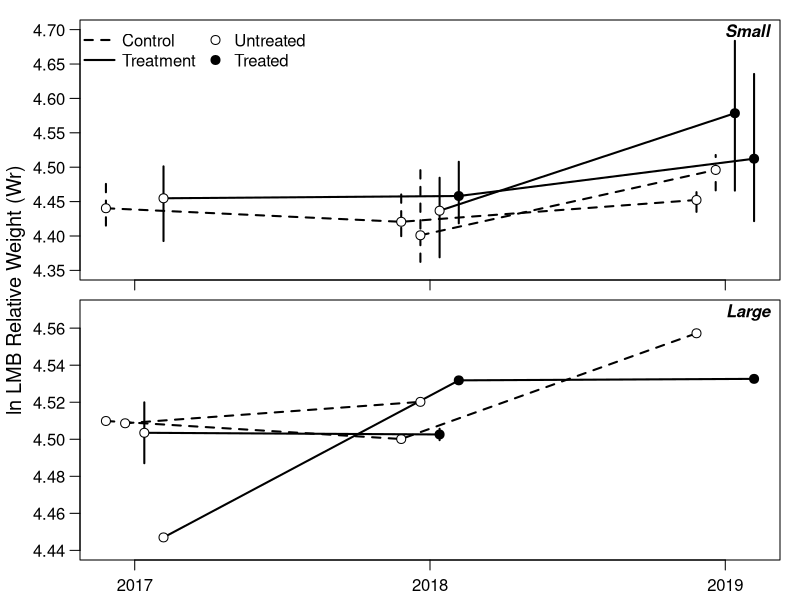

The R source for this figure:

dat = read.csv("lmb_output.csv")
dat$new = ifelse(dat$lake %in% c("drummond3", "lm", "promise", "mark"), 1, 0)
dat$drop = ifelse(dat$lake %in% c("lee county lake", "barbour county lake", "washington county lake"), 1, 0)
dat$wr = log(dat$wr)

yvar = "wr"

datsub = dat[,c("year", "type", "times_treat", "size_class", "new", "drop", yvar)]

library(dplyr)

plot_dat_sml = datsub %>% filter(size_class == "small") %>%
  group_by(year, type, new, times_treat) %>%
  summarize(
    mn = mean(wr, na.rm = T),
    lwr = quantile(wr, 0.025, na.rm = T),
    upr = quantile(wr, 0.975, na.rm = T)
    ) %>% ungroup
plot_dat_big = datsub %>% filter(size_class == "big") %>%
  group_by(year, type, drop, times_treat) %>%
  summarize(
    mn = mean(wr, na.rm = T),
    lwr = quantile(wr, 0.025, na.rm = T),
    upr = quantile(wr, 0.975, na.rm = T)
    ) %>% ungroup

plot_dat_sml$year = as.numeric(plot_dat_sml$year)
plot_dat_big$year = as.numeric(plot_dat_big$year)

off_c1 = -0.0975
off_c2 = -0.0325
off_t2 = 0.0325
off_t1 = 0.0975
ppi = 600
png("lmb_wr_log.png", h = 7 * ppi, w = 4 * ppi, res = ppi)

# small lakes
par(mfrow = c(2,1), mar = c(0.5,1,0.5,1), oma = c(1.5,3,0.5,0), cex.axis = 1, cex.lab = 1.2, mgp = c(1,0.75,0))
plot(1,1, type = "n", xlim = c(2017,2019) + range(c(off_c1, off_c2, off_t1, off_t2)), ylim = c(4.35,4.70),
     xaxt = "n", las = 1, ylab = "")
usr = par("usr"); xdiff = usr[2] - usr[1]; ydiff = usr[4] - usr[3]
text(x = usr[2] - xdiff * 0, y = usr[4] - ydiff * 0.05, pos = 2, "Small", font = 4)

# controls (not new entries)
ind = c(1,3,7)
lines(mn ~ I(year + off_c1), data = plot_dat_sml[ind,], lwd = 2, lty = 2, type = "l")
with(plot_dat_sml[ind,], segments(I(year + off_c1), lwr, I(year + off_c1), upr, lty = 2, lwd = 2))
points(mn ~ I(year + off_c1), data = plot_dat_sml[ind,], pch = 21, bg = "white", cex = 1.2)

# treats (not new entries)
ind = c(2,6,10)
lines(mn ~ I(year + off_t1), data = plot_dat_sml[ind,], lwd = 2, type = "l")
with(plot_dat_sml[ind,], segments(I(year + off_t1), lwr, I(year + off_t1), upr, lwd = 2))
points(mn ~ I(year + off_t1), data = plot_dat_sml[ind,], pch = 21, bg = c("white", "black", "black"), cex = 1.2)

# controls (new entry 2018)
ind = c(4,8)
lines(mn ~ I(year + off_c2), data = plot_dat_sml[ind,], lwd = 2, lty = 2, type = "l")
with(plot_dat_sml[ind,], segments(I(year + off_c2), lwr, I(year + off_c2), upr, lty = 2, lwd = 2))
points(mn ~ I(year + off_c2), data = plot_dat_sml[ind,], pch = 21, bg = "white", cex = 1.2)

# treats (new entry 2018)
ind = c(5,9)
lines(mn ~ I(year + off_t2), data = plot_dat_sml[ind,], lwd = 2, type = "l")
with(plot_dat_sml[ind,], segments(I(year + off_t2), lwr, I(year + off_t2), upr, lwd = 2))
points(mn ~ I(year + off_t2), data = plot_dat_sml[ind,], pch = 21, bg = c("white", "black"), cex = 1.2)

axis(side = 1, at = 2017:2019, labels = rep("", 3))
legend("topleft", legend = c("Control", "Treatment", "Untreated", "Treated"), ncol = 2,
       pch = c(NA, NA, 21, 21), pt.cex = c(NA, NA, 1.2, 1.2), pt.bg = c(NA, NA, "white", "black"),
       bty = "n", lty = c(2,1,NA,NA), lwd = c(2,2,NA,NA), x.intersp = c(0.5, 0.5, 0.25, 0.25))

# big lakes
plot_dat_big
plot(1,1, type = "n", xlim = c(2017,2019) + range(c(off_c1, off_c2, off_t1, off_t2)), ylim = c(4.44,4.57),
     xaxt = "n", las = 1, ylab = "")
usr = par("usr"); xdiff = usr[2] - usr[1]; ydiff = usr[4] - usr[3]
text(x = usr[2] - xdiff * 0, y = usr[4] - ydiff * 0.05, pos = 2, "Large", font = 4)
# controls (not new entries)
ind = c(1,5,9)
lines(mn ~ I(year + off_c1), data = plot_dat_big[ind,], lwd = 2, lty = 2, type = "l")
with(plot_dat_big[ind,], segments(I(year + off_c1), lwr, I(year + off_c1), upr, lty = 2, lwd = 2))
points(mn ~ I(year + off_c1), data = plot_dat_big[ind,], pch = 21, bg = "white", cex = 1.2)

# treats (not new entries)
ind = c(3,7,10)
lines(mn ~ I(year + off_t1), data = plot_dat_big[ind,], lwd = 2, type = "l")
with(plot_dat_big[ind,], segments(I(year + off_t1), lwr, I(year + off_t1), upr, lwd = 2))
points(mn ~ I(year + off_t1), data = plot_dat_big[ind,], pch = 21, bg = c("white", "black", "black"), cex = 1.2)

# controls (new entry 2018)
ind = c(2,6)
lines(mn ~ I(year + off_c2), data = plot_dat_big[ind,], lwd = 2, lty = 2, type = "l")
with(plot_dat_big[ind,], segments(I(year + off_c2), lwr, I(year + off_c2), upr, lty = 2, lwd = 2))
points(mn ~ I(year + off_c2), data = plot_dat_big[ind,], pch = 21, bg = "white", cex = 1.2)

# treats (new entry 2018)
ind = c(4,8)
lines(mn ~ I(year + off_t2), data = plot_dat_big[ind,], lwd = 2, type = "l")
with(plot_dat_big[ind,], segments(I(year + off_t2), lwr, I(year + off_t2), upr, lwd = 2))
points(mn ~ I(year + off_t2), data = plot_dat_big[ind,], pch = 21, bg = c("white", "black"), cex = 1.2)

axis(side = 1, at = 2017:2019, labels = 2017:2019)
mtext(side = 2, outer = T, "ln LMB Relative Weight (Wr)", line = 1.75, cex = 1.2) 
dev.off()
